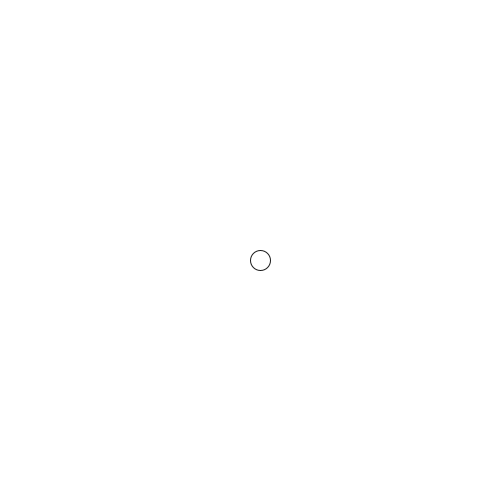
Frame 1 (no input)
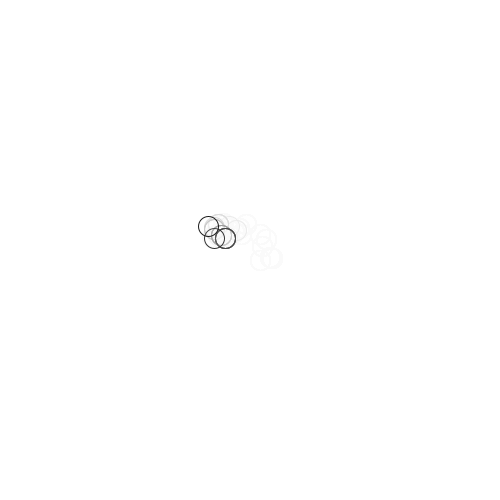
Frame 60 (the mouse pressed at the canvas centre just before this capture)
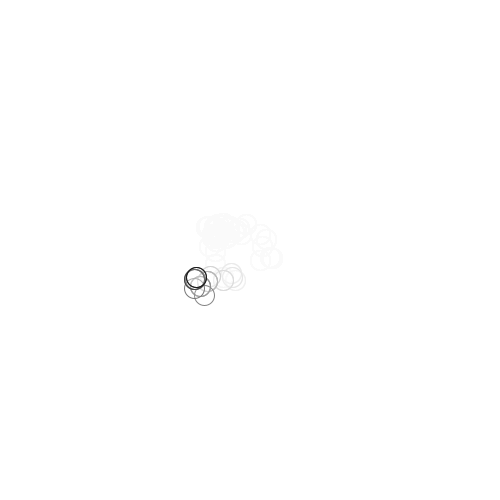
Frame 120 (the mouse held since frame 60 and released just before this capture)

The Processing sketch that drew these frames (run headless with seeded random() and noise(); from frame 60 on, the mouse is pressed at the canvas centre):

// Processing sketch: ex01_03_randomwalk
// ── ex01_03_randomwalk.pde
float x;
float y;
PVector world;
void setup() {
  world = new PVector(500, 500);
  x = y = world.x / 2 + 10;
  size(500, 500);
  background(255);
}

void draw() {
  float can_move = random(1);
  if (can_move < 0.4) {
    float x_diff = random(-5, 5);
    float y_diff = random(-5, 5);
    float z_diff = random(-5, 5);
    x += (x_diff * 2) + (z_diff);
    y += (y_diff * 2) + (z_diff);
    if (x < 0) { x = 0; }
    if (x > world.x) { x = world.x; }
    if (y < 0) { y = 0; }
    if (y > world.y) { y = world.y; }
  }
  ellipse(x, y, 20, 20);
  fill(255, 25);
  rect(-1, -1, world.x + 2, world.y + 2);
}
